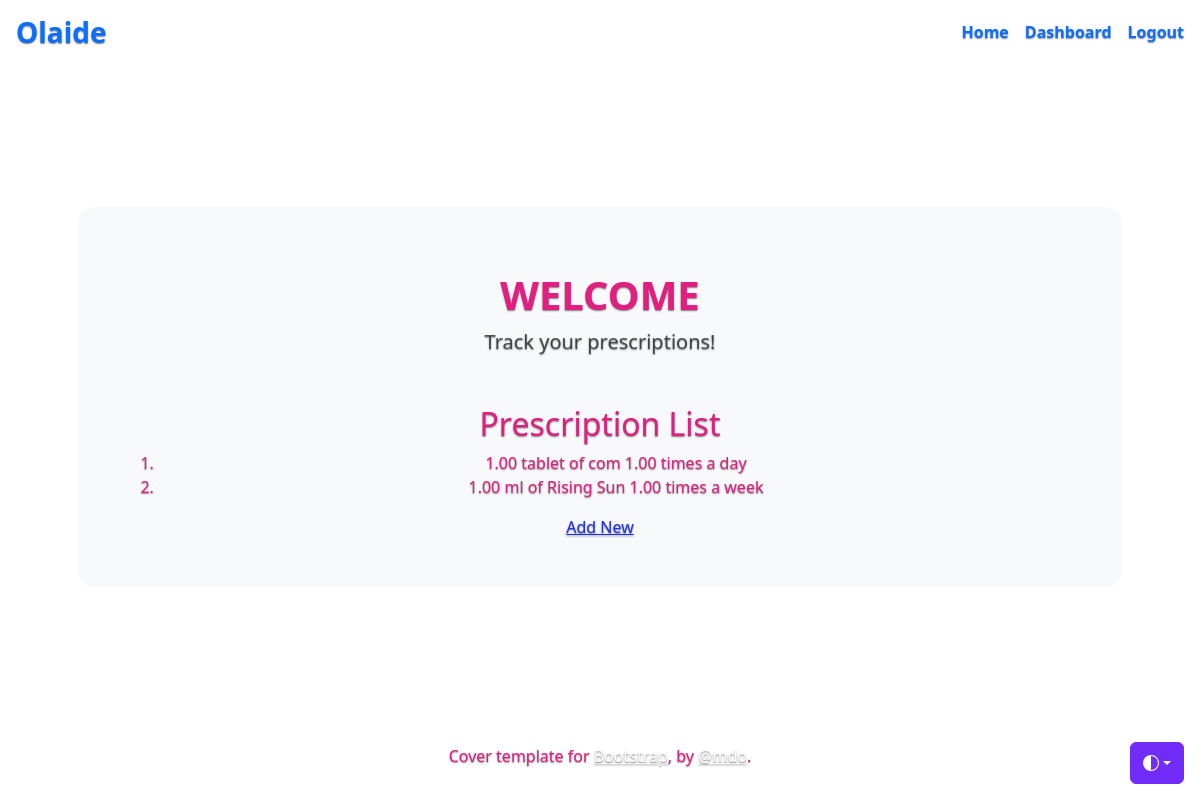
Page /tracker/dashboard/ (signed in) on the committed database.
### tracker/models.py (models this page shows, shortened)
class Prescription(models.Model):
    user = models.ForeignKey(
        settings.AUTH_USER_MODEL,
        on_delete=models.CASCADE)
    track_for = models.ForeignKey(
        PrescriptionUser,
        on_delete=models.SET_NULL,
        null=True, blank=True)
    name = models.CharField(max_length=250, help_text='medication name')
    description = models.TextField(
        blank=True, null=True, help_text='What the medication is meant for')
    dosage = models.DecimalField(default=1.0, max_digits=5, decimal_places=2)
    dosage_unit = models.CharField(max_length=50)
    frequency = models.DecimalField(default=1.0, max_digits=5, decimal_places=2)
    frequency_period = models.CharField(max_length=7, choices=PERIOD)
    start_date = models.DateField(help_text='mm/dd/yyyy')
    end_date = models.DateField(help_text='mm/dd/yyyy')

### tracker/views.py (the view)
# urls.py: path('dashboard/', DashboardView.as_view(), name='dashboard'),
class DashboardView(LoginRequiredMixin, ListView):
    login_url = "/accounts/login/"
    template_name = 'tracker/dashboard.html'
    model = Prescription

### tracker/templates/tracker/dashboard.html (shortened to what this page needs)
{% extends 'tracker/base.html' %}
{% block body %}
<section class="py-5">
    <div class="container px-5">
        <div class="bg-light rounded-4 py-5 px-4 px-md-5">
            <div class="text-center mb-5">
                <h1 class="fw-bolder">WELCOME</h1>
                <p class="lead fw-normal text-muted mb-0">Track your prescriptions!</p>
            </div>
            <h2>Prescription List</h2>
            <ol>
                {% for pres in object_list %}
                <li>
                    {{ pres.dosage }} {{ pres.dosage_unit }} of
                    {{ pres.name}} {{ pres.frequency }} times a
                    {{ pres.frequency_period }}
                </li>
                {% empty %}
                <li>You do not have prescriptions.</li>
                {% endfor %}
            </ol>
            <a href="{% url 'tracker:add' %}">Add New</a>
        </div>
    </div>
</section>
{% endblock %}

### tracker/static/tracker/styles.css (style rules this page uses)
body { text-shadow: 0 .05rem .1rem rgba(0, 0, 0, .5); color: #e21e80; }
a { color: #1e30f3; }

### rows in the picture
Prescription: dosage "1.00", dosage_unit "tablet", name "com", frequency "1.00", frequency_period "day"
Prescription: dosage "1.00", dosage_unit "ml", name "Rising Sun", frequency "1.00", frequency_period "week"
